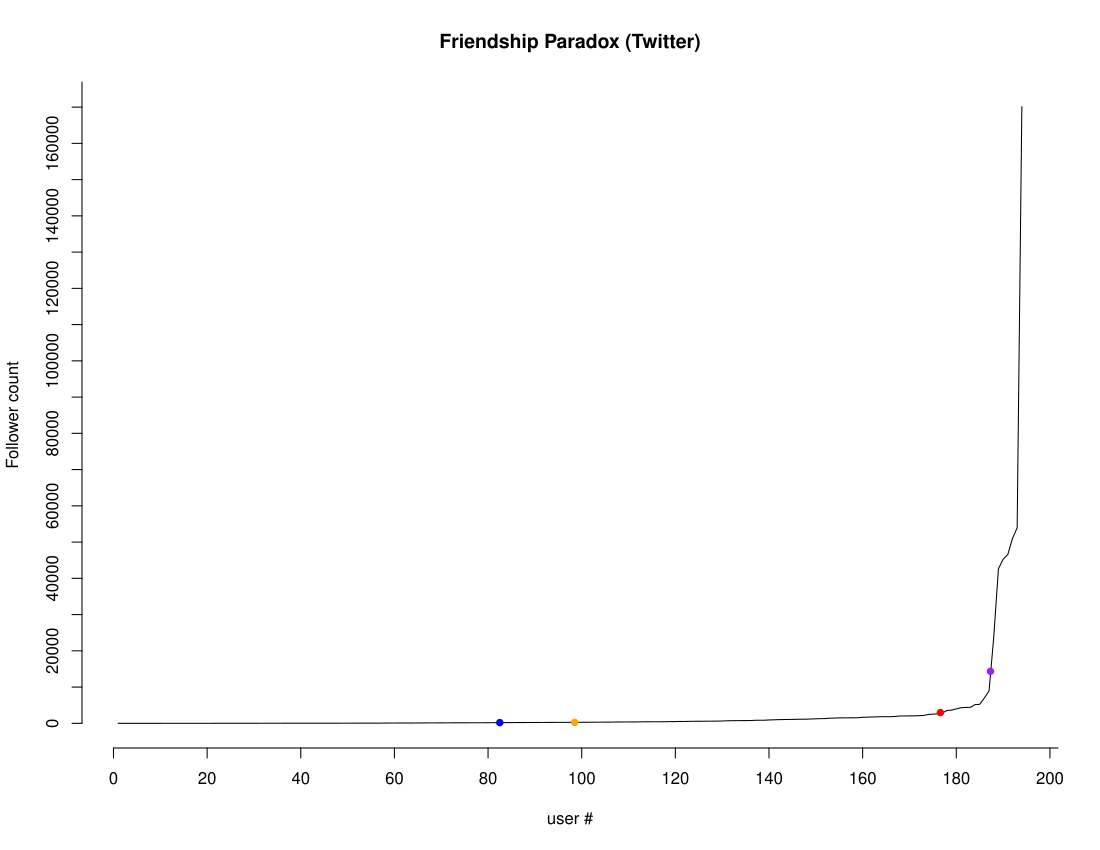

Recreate this plot in R.
#read friendcount values
setwd('C:/users/nathaniel/appdata/local/programs/Assignment 4/')
fcount <- read.table("followercount.txt", header=FALSE, sep=",")
attach(fcount)
sortfollowers <- fcount[order(V2),]
sortedfollowers <- c(sort(V2))
plot(sortedfollowers, type='l', axes=FALSE, ann=FALSE)
points(82.5, 194, col="blue", pch=16) #acnwala is blue
points(176.6, mean(V2), col="red", pch=16) #mean is red
points(187.3, sqrt(var(V2)), col="purple", pch=16) #stddev is purple
points(98.5, median(V2), col="orange", pch=16) #median is orange
axis(1, at=20*0:200)
axis(2, at=10000*0:110000)
title(main="Friendship Paradox (Twitter)")
title(xlab="user #")
title(ylab="Follower count")
print(mean(V2))
print(sqrt(var(V2)))
print(median(V2))
detach(fcount)
